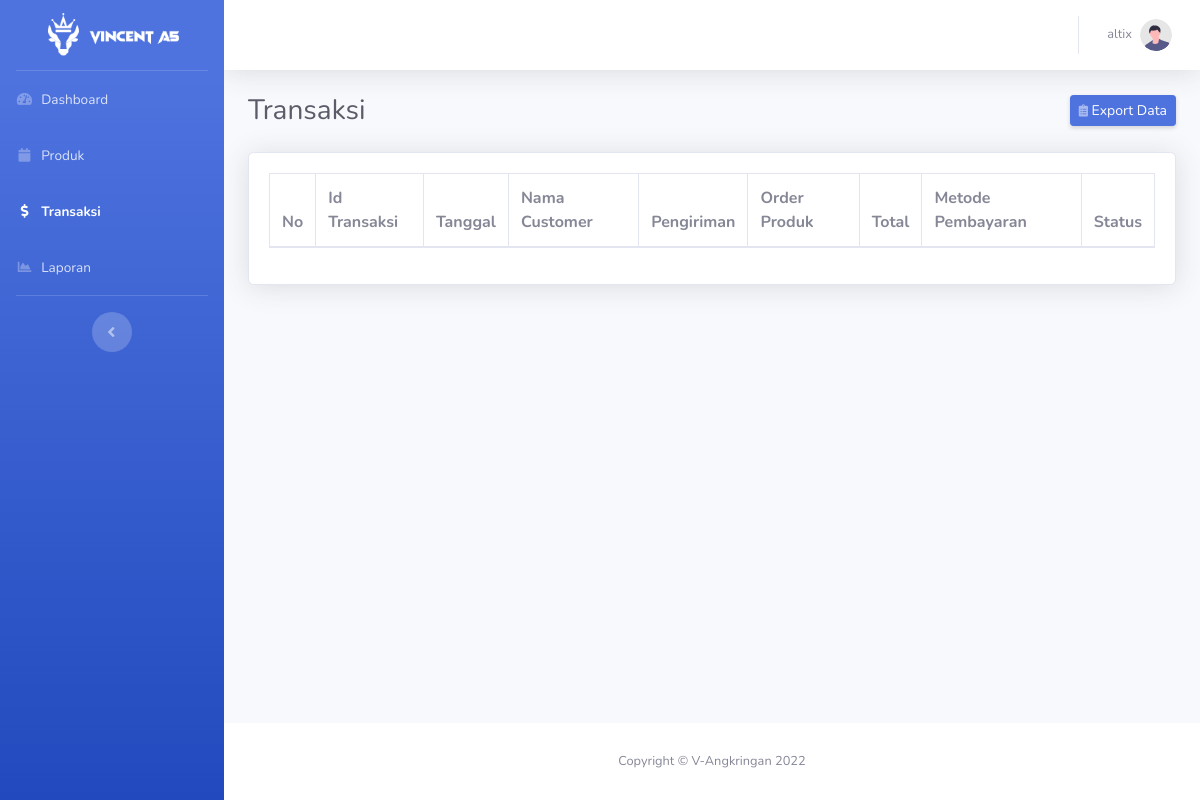
Page /admin/transaksi.php (signed in) on the earlier database version.
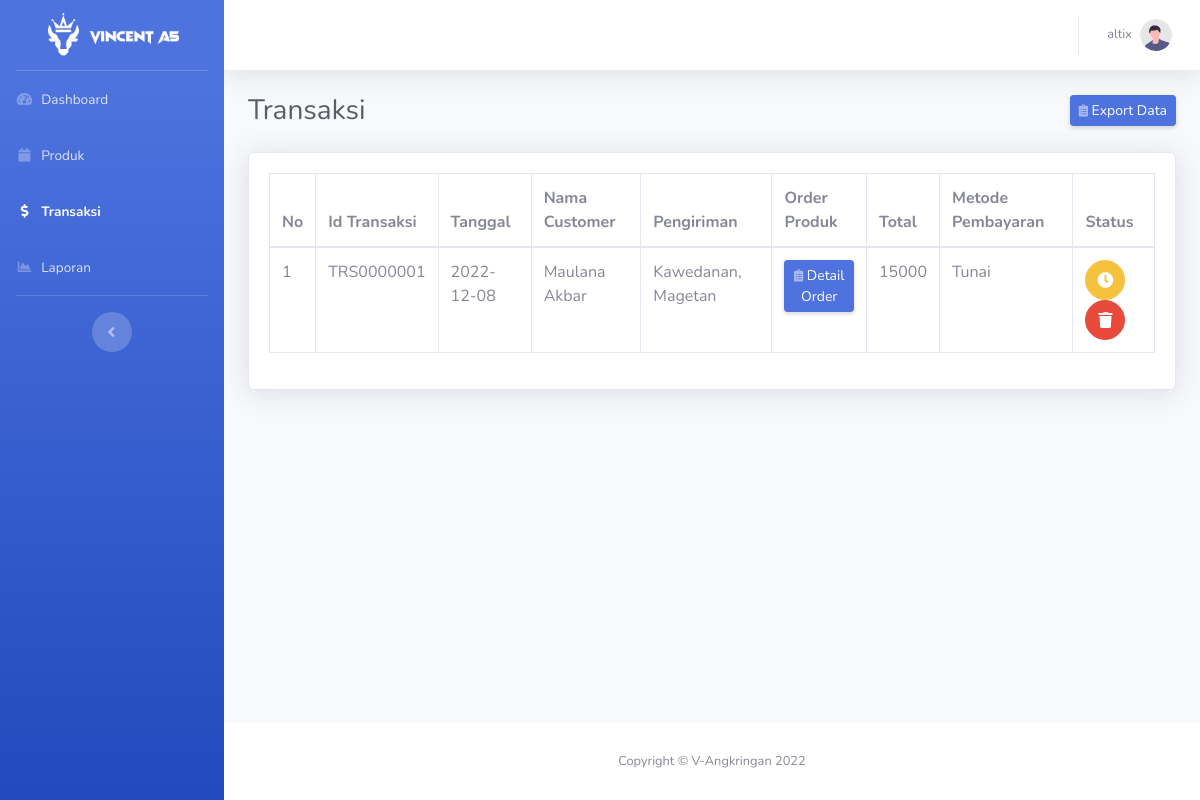
Same page on the later database version.
### tables this page shows
CREATE TABLE `transaksi` (
  `id_transaksi` char(10) NOT NULL,
  `username` varchar(30) NOT NULL,
  `subtotal` bigint(15) DEFAULT NULL,
  `pengiriman` varchar(150) DEFAULT NULL,
  `metode` enum('Tunai','COD','Transfer') DEFAULT NULL,
  `status` enum('0','1','2') DEFAULT NULL,
  `tanggal_transaksi` date NOT NULL DEFAULT current_timestamp()
);

CREATE TABLE `user` (
  `username` varchar(30) NOT NULL,
  `email` varchar(30) DEFAULT NULL,
  `password` varchar(20) NOT NULL,
  `nama_lengkap` varchar(30) NOT NULL,
  `no_hp` bigint(13) NOT NULL,
  `alamat` varchar(100) NOT NULL,
  `level` enum('admin','pelanggan','''') DEFAULT NULL
);

### admin/transaksi.php (the view, shortened to what the changed rows need)
<?php
require ('..\koneksi.php');
?>
<!DOCTYPE html>
<html lang="en">
<head>
    <link href="vendor/fontawesome-free/css/all.min.css" rel="stylesheet" type="text/css">
    <link href="css/sb-admin-2.min.css" rel="stylesheet">
</head>
<body id="page-top">
    <div id="wrapper">
        <div id="content-wrapper" class="d-flex flex-column">
            <div id="content">
                <div class="container-fluid">
                    <div class="d-sm-flex align-items-center justify-content-between mb-4">
                        <h1 class="h3 mb-0 text-gray-800">Transaksi</h1> <a href="" class="d-none d-sm-inline-block btn btn-sm btn-primary shadow-sm"><i class="fas fa-clipboard-list fa-sm text-white-50"></i> Export Data</a>
                    </div>
                    <div class="card shadow mb-4">
                        <div class="card-body">
                            <div class="table-responsive">
                                <table class="table table-bordered" id="dataTable" width="100%" cellspacing="0">
                                    <thead>
                                        <tr>
                                            <th>No</th>
                                            <th>Id Transaksi</th>
                                            <th>Tanggal</th>
                                            <th>Nama Customer</th>
                                            <th>Pengiriman</th>
                                            <th>Order Produk</th>
                                            <th>Total</th>
                                            <th>Metode Pembayaran</th>
                                            <th>Status</th>
                                        </tr>
                                    </thead>
                                    <tbody>
                            <?php
                            $query = "SELECT id_transaksi as id, tanggal_transaksi as tanggal,nama_lengkap as nama, subtotal as total, user.alamat as alamat, transaksi.metode as metode, transaksi.status as status FROM transaksi JOIN user ON transaksi.username = user.username order by transaksi.id_transaksi desc;";
                            $result = mysqli_query($koneksi, $query);
                            $no = 1;
                            while ($row = mysqli_fetch_array($result)) {
                                $idtransaksi = $row['id'];
                                $tgltransaksi = $row['tanggal'];
                                $namalengkap = $row['nama'];
                                $alamat = $row['alamat'];
                                $totalbayar = $row['total'];
                                $status = $row['status'];
                                $metode = $row['metode'];
                                ?>
                            <tr>
                                <td><?php echo $no; ?></td>
                                <td><?php echo $idtransaksi; ?></td>
                                <td><?php echo $tgltransaksi; ?></td>
                                <td><?php echo $namalengkap; ?></td>
                                <td><?php echo $alamat; ?></td>
                                <td><a class="d-none d-sm-inline-block btn btn-sm btn-primary shadow-sm" title="Detail Order" href="#" data-toggle="modal" data-target="#myorder<?php echo $row['id']; ?>"><i class="fas fa-clipboard-list fa-sm text-white-50"></i> Detail Order</a></a></td>
                            <div class="modal fade" id="myorder<?php echo $row['id']; ?>" role="dialog">
                                <td><?php echo $totalbayar; ?></td>
                                <td><?php echo $metode; ?></td>
                                <td>
                                <?php
                                    if($status=="0") {
                                        echo "<a class='btn btn-warning btn-circle' title='Transaksi sedang Diproses' href='proses-trans.php?id=$idtransaksi'><i class='fas fa-clock'></i></a>";
                                    }
                                    else {
                                        echo "<a class='btn btn-success btn-circle' title='Transaksi sudah Selesai' href='#'><i class='fas fa-check'></i></a>";
                                    }
                                        echo "<a class='btn btn-danger btn-circle' title='Cancel Pesanan' href='cancel-trans.php?id=$idtransaksi'><i class='fas fa-trash'></i></a>";
                                    ?>
                                </td>
                            </tr>
                            <?php
                            $no++;
                            } ?>
                                    </tbody>
                                </table>
                            </div>
                        </div>
                    </div>
                </div>
            </div>
        </div>
    </div>
</body>
</html>

Differences in the rows shown:
now on this page (row edited): transaksi: id_transaksi "TRS0000001", tanggal_transaksi "2022-12-08", username.nama_lengkap "Maulana Akbar", username.alamat "Kawedanan, Magetan", subtotal "15000", metode "Tunai"
